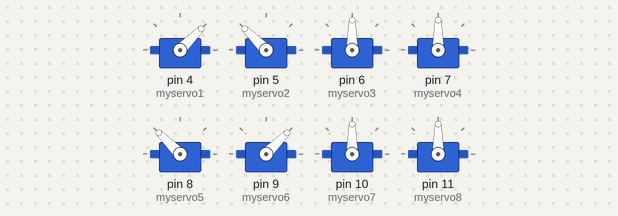
Bench run of a sketch on a simulated Arduino Uno, built with avr-gcc and run on an emulated ATmega328P. Parts: 8 × servo.

Above: at 0.05 s.
At 6.0 s:
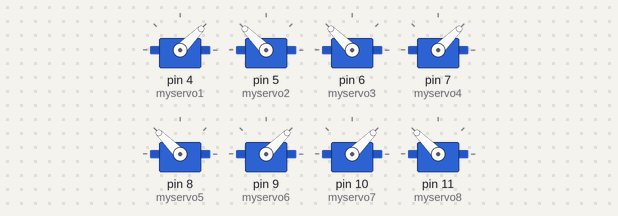
Timing chart, 0 to 7.8 s (numbered marks = the images above):
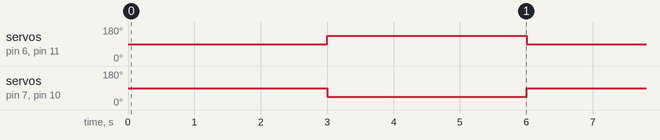

Measured:
- by itself, servo on pin 6 (myservo3), servo on pin 11 (myservo8): alternates 135° for 3.0 s and 90° for 3.0 s
- by itself, servo on pin 7 (myservo4), servo on pin 10 (myservo7): alternates 90° for 3.0 s and 45° for 3.0 s

The sketch:

servo_control.ino
```cpp
#include <Servo.h>                                  // Servo 라이브러리 헥사 선언
Servo myservo1;
Servo myservo2;
Servo myservo3;
Servo myservo4;
Servo myservo5;
Servo myservo6;
Servo myservo7;
Servo myservo8;


// 서보모터 선언
int pos = 0;                                               // 모터 위치를 확인하기 위해 변수를 선언
int servoPin1 = 4;
int servoPin2 = 5;
int servoPin3 = 6;
int servoPin4 = 7;
int servoPin5 = 8;
int servoPin6 = 9;
int servoPin7 = 10;
int servoPin8 = 11;

void setup() {
     pinMode (4, OUTPUT);
     pinMode (5, OUTPUT);
     pinMode (6, OUTPUT);
     pinMode (7, OUTPUT);
     pinMode (8, OUTPUT);
     pinMode (9, OUTPUT);
     pinMode (10, OUTPUT);
     pinMode (11, OUTPUT);// 모터 제어핀을 출력으로 설정
     myservo1.attach(4);
     myservo2.attach(5);
     myservo3.attach(6);
     myservo4.attach(7);
     myservo5.attach(8);
     myservo6.attach(9);
     myservo7.attach(10);
     myservo8.attach(11);// 모터의 신호선을 6번핀에 연결
}

void set_position(){
    myservo1.write(45); // 전진방향 0~180
    myservo2.write(135); // 전진방향 0~180
    myservo3.write(90); // 위방향 0~180
    myservo4.write(90); // 아래방향 0~180
    myservo5.write(135);
    myservo6.write(45);
    myservo7.write(90);
    myservo8.write(90);
   }

void lay_position(){
    myservo1.write(45); // 전진방향 0~180
    myservo2.write(135); // 전진방향 0~180
    myservo3.write(135); // 위방향 0~180
    myservo4.write(45); // 아래방향 0~180
    myservo5.write(135);
    myservo6.write(45);
    myservo7.write(45);
    myservo8.write(135);
   }

void loop(){
  set_position();
  delay(3000);
  lay_position();
  delay(3000);

}
```
